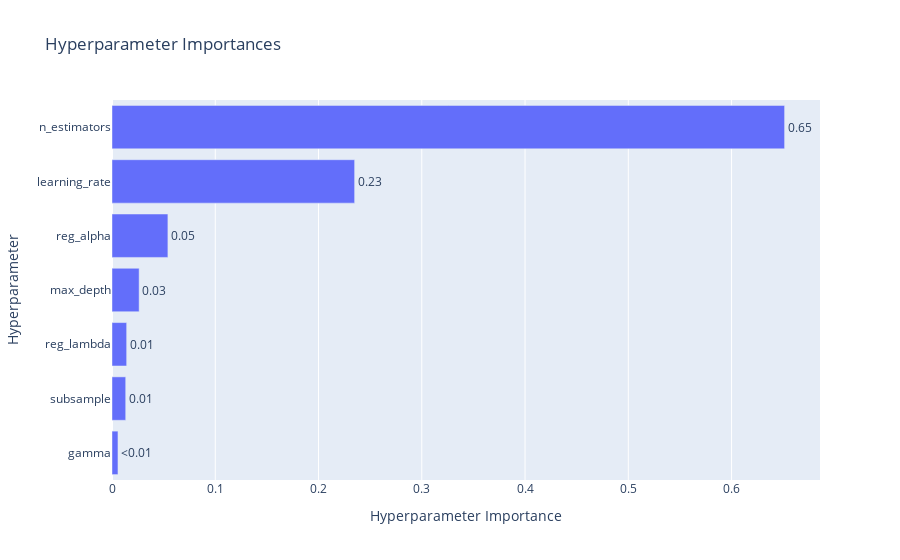
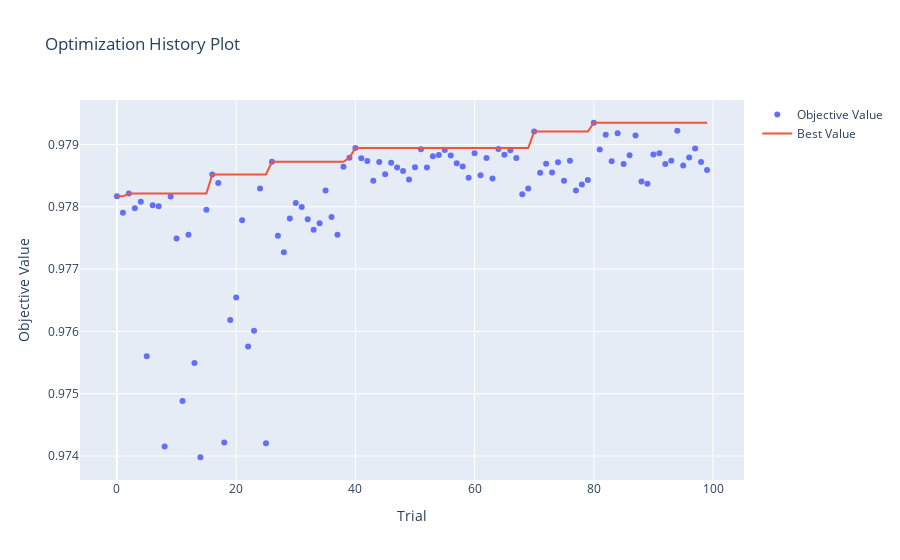

The code cell stored with these charts, in order, in its notebook:
### Code cell
import optuna.visualization as vis

display(vis.plot_param_importances(study))
display(vis.plot_optimization_history(study))
